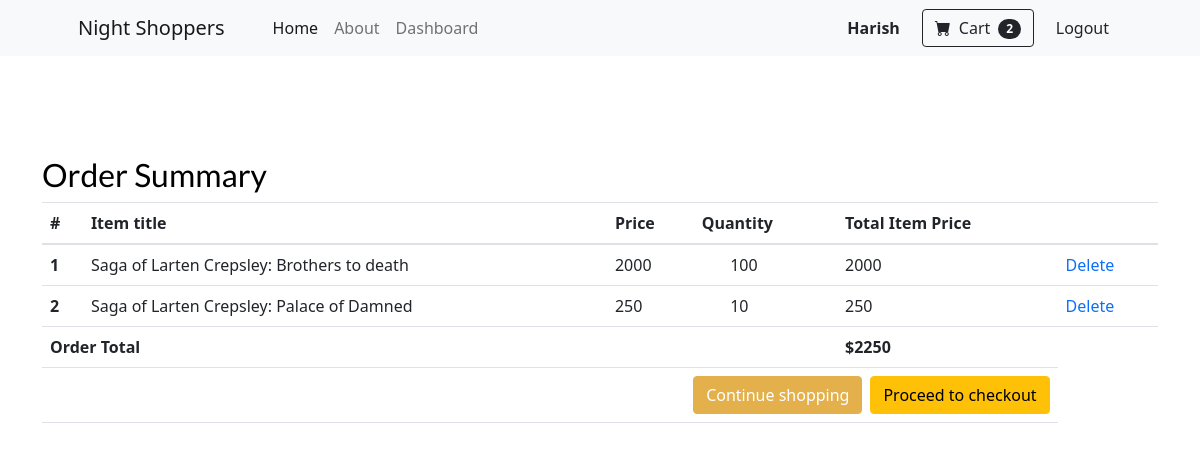
Page /order-summary (signed in) on the earlier database version.
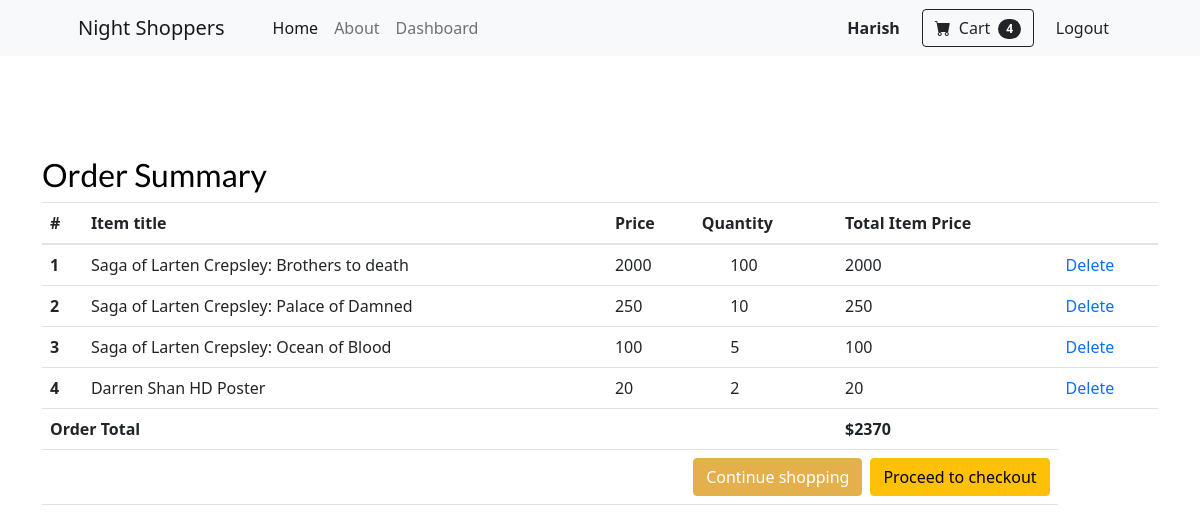
Same page on the later database version.
### main/models.py (models this page shows, shortened)
class OrderItems(models.Model):
    user =  models.ForeignKey(User, on_delete=models.CASCADE,null=True)
    item = models.ForeignKey(Products,on_delete=models.CASCADE,null=True)
    qty = models.IntegerField()
    ordered = models.BooleanField(default=False)
    coupon = models.ForeignKey(
        'Coupon', on_delete=models.SET_NULL, blank=True, null=True)
    billing_address = models.ForeignKey(
        'Address', related_name='billing_address', on_delete=models.SET_NULL, blank=True, null=True)
    date_ordered = models.DateTimeField(auto_now_add=True)
    def price(self):
        return int(self.qty) * int(self.item.price)

class Products(models.Model):
    user = models.ForeignKey(User, on_delete=models.CASCADE,null=True)
    product_name = models.CharField(max_length=100)
    description = models.TextField()
    price = models.CharField(max_length=10000,null=False,default='0')
    tags = models.CharField(max_length=100,null=True)
    Image = models.ImageField(null=True,blank=True)
    date_created = models.DateTimeField(auto_now_add=True)
    def __str__(self):
        return self.product_name

### main/views.py (the view)
# urls.py: path('order-summary',views.summary,name='order-summary'),
def summary(request):
    orders = request.user.orderitems_set.all()
    final_price = 0
    for i in orders:
        final_price += i.price()
    print(final_price)
    context= {'orders':orders,'finalprice':final_price}
    return render(request,'main/order_summary.html',context)

### main/templates/main/order_summary.html (shortened to what this page needs)
{% extends "main/base.html" %}
{% block content %}
{% include 'main/nav.html' %}
  <main>
    <div class="container" style="padding-top:100px;">
    <div class="table-responsive text-nowrap">
    <h2>Order Summary</h2>
    <table class="table">
        <thead>
        <tr>
            <th scope="col">#</th>
            <th scope="col">Item title</th>
            <th scope="col">Price</th>
            <th scope="col">Quantity</th>
            <th scope="col">Total Item Price</th>
            <th scope="col"></th>
        </tr>
        </thead>
        <tbody>
        {% for order_item in orders %}
        <tr>
            <th scope="row">{{ forloop.counter }}</th>
            <td>{{ order_item.item }}</td>
            <td>{{ order_item.price }}</td>
            <td><a href="{% url 'update-cart' order_item.id 'heheh' %}"><i class="fas fa-minus ml-3"></i></a>{{ order_item.qty }}<a href="{% url 'update-cart' order_item.id 'increment' %}"><i class="fas fa-plus ml-2"></i></a></td>
            <td>{{ order_item.price }}</td>
            <td><a href="{% url 'cart-delete-item' order_item.id  %} ">Delete</a></td>
        </tr>
        {% endfor %}
        {% if finalprice %}
        <tr>
            <td colspan="4"><b>Order Total</b></td>
            <td><b>${{ finalprice }}</b></td>
        </tr>
        <tr>
            <td colspan="5">
            <a class='btn btn-warning float-right ml-2' href="{% url 'checkout' %}">Proceed to checkout</a>
            <a class='btn btn-primary float-right' href='/'>Continue shopping</a>
            </td>
        </tr>
        {% endif %}
        </tbody>
    </table>
    </div>
    </div>
  </main>
{% endblock content %}

### main/templates/main/base.html (shortened to what this page needs)
{% load static %}
<!DOCTYPE html>
<html lang="en">
    <head>
        <link href="{% static 'vendor/fontawesome-free/css/all.min.css' %}" rel="stylesheet" type="text/css">
        <link href="{% static 'css/sb-admin-2.min.css' %}" rel="stylesheet">
        <link href="https://cdn.jsdelivr.net/npm/bootstrap-icons@1.5.0/font/bootstrap-icons.css" rel="stylesheet" />
        <link rel="stylesheet" href="https://cdn.materialdesignicons.com/4.8.95/css/materialdesignicons.min.css">
		<link rel="stylesheet" href="{% static 'fonts/material-design-iconic-font/css/material-design-iconic-font.min.css' %}">
        <link rel="stylesheet" href="{% static 'css/styles.css' %}">
        <link rel="stylesheet" href="https://stackpath.bootstrapcdn.com/font-awesome/4.7.0/css/font-awesome.min.css">
        <link rel="stylesheet" href="{% static 'css/style.css' %}">
        <link rel="stylesheet" href="https://stackpath.bootstrapcdn.com/bootstrap/4.4.1/css/bootstrap.min.css">
        <link rel="stylesheet" type="text/css" href="{% static 'css/opensans-font.css' %}">
        <link rel="stylesheet" type="text/css" href="{% static 'fonts/line-awesome/css/line-awesome.min.css' %}">
        <link rel="stylesheet" href="https://jqueryvalidation.org/files/demo/site-demos.css">
        <link rel="stylesheet" href="{% static 'css/ji.css' %}"/>
        <link href="https://cdn.jsdelivr.net/npm/bootstrap-icons@1.5.0/font/bootstrap-icons.css" rel="stylesheet" />
        <link href="{% static 'css/styless.css' %}" rel="stylesheet" />
    </head>
<body>
    {% block content %}{% endblock content %}
</body>
</html>

### main/templates/main/nav.html (shortened to what this page needs)
{% extends 'main/base.html' %}
{% load static %}
{% block content %}
<nav class="navbar navbar-expand-lg navbar-light bg-light">
    <div class="container px-4 px-lg-5">
        <a class="navbar-brand" href="#!">Night Shoppers</a>
        <div class="collapse navbar-collapse" id="navbarSupportedContent">
            <ul class="navbar-nav me-auto mb-2 mb-lg-0 ms-lg-4">
                <li class="nav-item"><a class="nav-link active" aria-current="page" href="{% url 'home' %}">Home</a></li>
                <li class="nav-item"><a class="nav-link" href="{% url 'about' %}">About</a></li>
                {% if request.user.customer.creator %}
                <li class="nav-item"><a class="nav-link" href="{% url 'dashboard' request.user.customer.id %}">Dashboard</a></li>
                {% endif %}
            </ul>
            {% if request.user.is_authenticated %}
            <a class="btn  ji" href="{% url 'settings' %}"><b>{{request.user}}</b></a>
            <div class="d-flex ji">
                <a  href="{% url 'order-summary' %}" class="btn btn-outline-dark " type="submit" >
                    <i class="bi-cart-fill me-1"></i>
                    Cart
                    <span class="badge bg-dark text-white ms-1 rounded-pill">{{request.user.orderitems_set.count}}</span>
                </a>
            </div>
            <a class="btn" href="{% url 'logout' %}">Logout</a>
            {% endif %}
        </div>
    </div>
</nav>
{% endblock content %}

### static/css/ji.css (style rules this page uses)
body { margin: 0; }

Differences in the rows shown:
added OrderItems: item "Saga of Larten Crepsley: Ocean of Blood", price "100", qty "5"
added OrderItems: item "Darren Shan HD Poster", price "20", qty "2"
Other differences:
{{ request.user.orderitems_set.count }}: "2" → "4"
{{ finalprice }}: "2250" → "2370"
